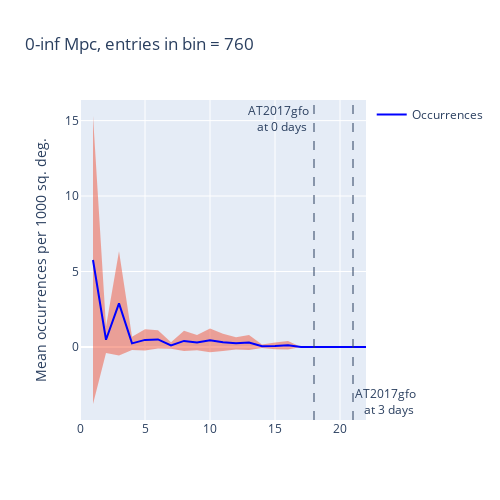
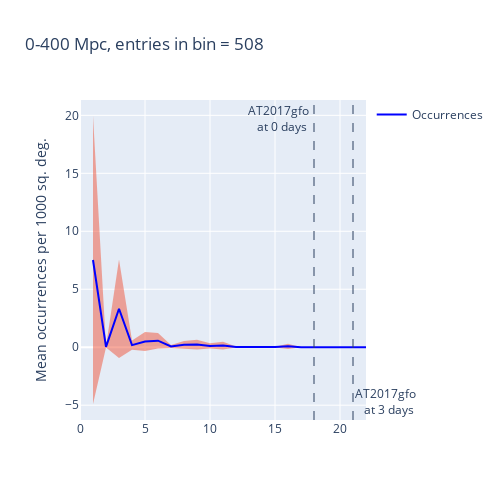
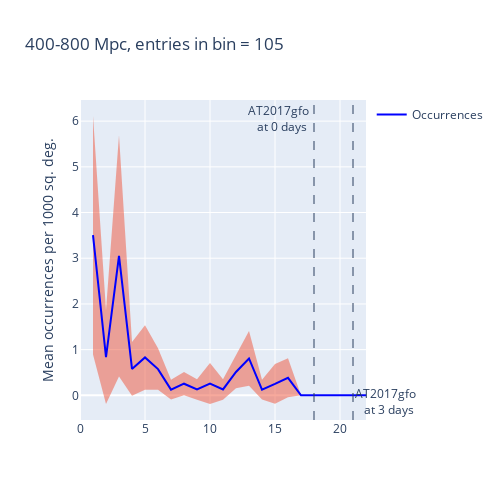
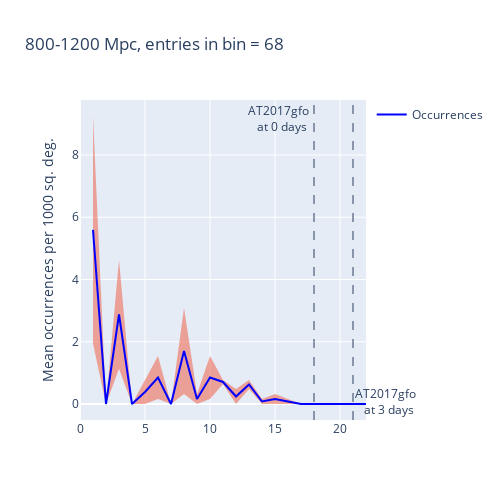

Notebook code cell kept with these figures, in order:
### Code cell
distance_mins = [0, 0, 400, 800, 1200, 1600]
distance_maxs = [np.inf, 400, 800, 1200, 1600, np.inf]
n = len(distance_mins)
m = len(distance_maxs)

binned_data = np.empty(m, dtype=pd.DataFrame)

gw170817_dict = {f"AT2017gfo <br> at 0 days" : 18, f"AT2017gfo <br> at 3 days": 21}
anno_pos = {f"AT2017gfo <br> at 0 days" : "top left", f"AT2017gfo <br> at 3 days": "bottom right"}

#print(binned_data)

for k in range(m):


    dist_min = distance_mins[k]
    dist_max = distance_maxs[k]
    #print(f"From {dist_min} to {dist_max} Mpc")


    kilonovaness_rate = pd.DataFrame(columns=["kilonovaness", "rate-1000", "std-1000", "entries"])
    #print(kilonovaness_rate.head())
    #print(data["kilonovaness"].unique())

    
    lim_data = rate_df.copy()[np.logical_and(rate_df["Map dist"] >= dist_min, rate_df["Map dist"] < dist_max)]
    #print(sum(lim_data["kn-count"]))

    #print(dist_min, dist_max, len(lim_data))
    for kilonovaness in lim_data["kilonovaness"].unique():
        #print(kilonovaness)
        tmp = lim_data.copy()[lim_data["kilonovaness"] == kilonovaness]

        #print(tmp)

        data_dict = {"kilonovaness": [float(kilonovaness)], "rate-1000": [np.mean(tmp["kn-1000-rate"].values)], "std-1000": [np.std(tmp["kn-1000-rate"].values)], "entries":[len(tmp["kn-1000-rate"].values)], "kn-count": [sum(tmp["kn-count"])]}
        #print(data_dict)
        mini_tmp = pd.DataFrame.from_dict(data_dict)

        kilonovaness_rate = pd.concat([kilonovaness_rate, mini_tmp])
        kilonovaness_rate = kilonovaness_rate.sort_values(by=["kilonovaness"], ascending=True)
    
    #print("kilonovaness rate", kilonovaness_rate)
    binned_data[k] = kilonovaness_rate
        
        # print(kilonovaness_rate)

#print(kilonovaness_rate.head(5))

#print(binned_data)


# fill plots
for col in range(m):
    #fig, ax = plt.subplots(figsize=(5,5))
    fig = go.Figure()
    if (binned_data[col] is not None):
        #print(), 20, 25

        binned_data[col]["minus"] = np.clip(binned_data[col]["rate-1000"]-binned_data[col]["std-1000"], 0, np.inf)
        binned_data[col]["plus"] = binned_data[col]["rate-1000"]+binned_data[col]["std-1000"]

        fig.add_trace(go.Scatter(
                                name='Upper Bound',
                                x=binned_data[col]["kilonovaness"],
                                y=binned_data[col]["plus"],
                                mode='lines',
                                marker=dict(color="#444"),
                                line=dict(width=0),
                                showlegend=False
                            ))
        fig.add_trace(go.Scatter(
                                name='Lower Bound',
                                x=binned_data[col]["kilonovaness"],
                                y=binned_data[col]["minus"],
                                #marker=dict(color="#444"),
                                line=dict(width=0),
                                mode='lines',
                                #fillcolor='red',
                                opacity=0.1,
                                fill='tonexty',
                                showlegend=False
                            ))
        
        fig.add_trace(go.Scatter(x=binned_data[col]["kilonovaness"], y=binned_data[col]["rate-1000"], name="Occurrences", line={"color": "blue"}))

    for day, kilo in gw170817_dict.items():
        fig.add_vline(x=kilo, line_width=1, line_dash="dash", annotation_text=day, annotation_position=anno_pos[day])

    fig.update_layout(width=500, 
                      height=500,
                      title=f"{distance_mins[col]}-{distance_maxs[col]} Mpc, entries in bin = {int(sum(binned_data[col]['kn-count']))}",
                      hovermode="x",
                      xaxis_range=(0, 22),
                      yaxis_title="Mean occurrences per 1000 sq. deg.")
    #fig.tight_layout()
    fig.show()

    filename = os.path.join(save_dir, f"kilonovaness_binned_{distance_mins[col]}_{distance_maxs[col]}.pdf")
    fig.write_image(filename)

### Figure 1 — Plotly figure (JSON) as saved in the notebook; plotly's stock layout.template omitted (floating-point values rounded to 4 significant figures)
{"data": [{"line": {"width": 0}, "marker": {"color": "#444"}, "mode": "lines", "name": "Upper Bound", "showlegend": false, "type": "scatter", "x": [1, 2, 3, 4, 5, 6, 7, 8, 9, 10, 11, 12, 13, 14, 15, 16, 17, 18, 19, 20, 21, 22, 23, 24], "y": [15.3, 1.349, 6.345, 0.68, 1.171, 1.101, 0.3052, 1.072, 0.7924, 1.229, 0.8781, 0.6463, 0.799, 0.1567, 0.2895, 0.3984, 0, 0, 0, 0, 0, 0, 0, 0]}, {"fill": "tonexty", "line": {"width": 0}, "mode": "lines", "name": "Lower Bound", "opacity": 0.1, "showlegend": false, "type": "scatter", "x": [1, 2, 3, 4, 5, 6, 7, 8, 9, 10, 11, 12, 13, 14, 15, 16, 17, 18, 19, 20, 21, 22, 23, 24], "y": [-3.782, -0.3986, -0.5712, -0.2082, -0.2353, -0.1069, -0.1131, -0.2714, -0.2128, -0.3591, -0.2692, -0.167, -0.2016, -0.06955, -0.1503, -0.1631, 0, 0, 0, 0, 0, 0, 0, 0]}, {"line": {"color": "blue"}, "name": "Occurrences", "type": "scatter", "x": [1, 2, 3, 4, 5, 6, 7, 8, 9, 10, 11, 12, 13, 14, 15, 16, 17, 18, 19, 20, 21, 22, 23, 24], "y": [5.761, 0.4753, 2.887, 0.2359, 0.4676, 0.4971, 0.09603, 0.4001, 0.2898, 0.4352, 0.3045, 0.2397, 0.2987, 0.04358, 0.06963, 0.1176, 0, 0, 0, 0, 0, 0, 0, 0]}], "layout": {"annotations": [{"showarrow": false, "text": "AT2017gfo <br> at 0 days", "x": 18, "xanchor": "right", "xref": "x", "y": 1, "yanchor": "top", "yref": "y domain"}, {"showarrow": false, "text": "AT2017gfo <br> at 3 days", "x": 21, "xanchor": "left", "xref": "x", "y": 0, "yanchor": "bottom", "yref": "y domain"}], "height": 500, "hovermode": "x", "shapes": [{"line": {"dash": "dash", "width": 1}, "type": "line", "x0": 18, "x1": 18, "xref": "x", "y0": 0, "y1": 1, "yref": "y domain"}, {"line": {"dash": "dash", "width": 1}, "type": "line", "x0": 21, "x1": 21, "xref": "x", "y0": 0, "y1": 1, "yref": "y domain"}], "title": {"text": "0-inf Mpc, entries in bin = 760"}, "width": 500, "xaxis": {"range": [0, 22]}, "yaxis": {"title": {"text": "Mean occurrences per 1000 sq. deg."}}}}

### Figure 2 — Plotly figure (JSON) as saved in the notebook; plotly's stock layout.template omitted (floating-point values rounded to 4 significant figures)
{"data": [{"line": {"width": 0}, "marker": {"color": "#444"}, "mode": "lines", "name": "Upper Bound", "showlegend": false, "type": "scatter", "x": [1, 2, 3, 4, 5, 6, 7, 8, 9, 10, 11, 12, 13, 14, 15, 16, 17, 18, 19, 20, 21, 22, 23, 24], "y": [19.94, 0.08965, 7.56, 0.5844, 1.304, 1.233, 0.2025, 0.5277, 0.6545, 0.3398, 0.4825, 0.06491, 0.06779, 0.07604, 0.04425, 0.3093, 0, 0, 0, 0, 0, 0, 0, 0]}, {"fill": "tonexty", "line": {"width": 0}, "mode": "lines", "name": "Lower Bound", "opacity": 0.1, "showlegend": false, "type": "scatter", "x": [1, 2, 3, 4, 5, 6, 7, 8, 9, 10, 11, 12, 13, 14, 15, 16, 17, 18, 19, 20, 21, 22, 23, 24], "y": [-4.897, -0.01784, -0.9244, -0.2163, -0.317, -0.1058, -0.05919, -0.106, -0.1943, -0.1086, -0.2046, -0.02249, -0.008883, -0.02536, -0.01655, -0.1546, 0, 0, 0, 0, 0, 0, 0, 0]}, {"line": {"color": "blue"}, "name": "Occurrences", "type": "scatter", "x": [1, 2, 3, 4, 5, 6, 7, 8, 9, 10, 11, 12, 13, 14, 15, 16, 17, 18, 19, 20, 21, 22, 23, 24], "y": [7.524, 0.0359, 3.318, 0.184, 0.4935, 0.5638, 0.07165, 0.2108, 0.2301, 0.1156, 0.1389, 0.02121, 0.02946, 0.02534, 0.01385, 0.07731, 0, 0, 0, 0, 0, 0, 0, 0]}], "layout": {"annotations": [{"showarrow": false, "text": "AT2017gfo <br> at 0 days", "x": 18, "xanchor": "right", "xref": "x", "y": 1, "yanchor": "top", "yref": "y domain"}, {"showarrow": false, "text": "AT2017gfo <br> at 3 days", "x": 21, "xanchor": "left", "xref": "x", "y": 0, "yanchor": "bottom", "yref": "y domain"}], "height": 500, "hovermode": "x", "shapes": [{"line": {"dash": "dash", "width": 1}, "type": "line", "x0": 18, "x1": 18, "xref": "x", "y0": 0, "y1": 1, "yref": "y domain"}, {"line": {"dash": "dash", "width": 1}, "type": "line", "x0": 21, "x1": 21, "xref": "x", "y0": 0, "y1": 1, "yref": "y domain"}], "title": {"text": "0-400 Mpc, entries in bin = 508"}, "width": 500, "xaxis": {"range": [0, 22]}, "yaxis": {"title": {"text": "Mean occurrences per 1000 sq. deg."}}}}

### Figure 3 — Plotly figure (JSON) as saved in the notebook; plotly's stock layout.template omitted (floating-point values rounded to 4 significant figures)
{"data": [{"line": {"width": 0}, "marker": {"color": "#444"}, "mode": "lines", "name": "Upper Bound", "showlegend": false, "type": "scatter", "x": [1, 2, 3, 4, 5, 6, 7, 8, 9, 10, 11, 12, 13, 14, 15, 16, 17, 18, 19, 20, 21, 22, 23, 24], "y": [6.112, 1.863, 5.691, 1.168, 1.533, 1.028, 0.3419, 0.5091, 0.3535, 0.7069, 0.3535, 0.8643, 1.406, 0.3419, 0.6837, 0.8118, 0, 0, 0, 0, 0, 0, 0, 0]}, {"fill": "tonexty", "line": {"width": 0}, "mode": "lines", "name": "Lower Bound", "opacity": 0.1, "showlegend": false, "type": "scatter", "x": [1, 2, 3, 4, 5, 6, 7, 8, 9, 10, 11, 12, 13, 14, 15, 16, 17, 18, 19, 20, 21, 22, 23, 24], "y": [0.8955, -0.1886, 0.4132, -0.01097, 0.1243, 0.1209, -0.0916, -7.077e-05, -0.09471, -0.1894, -0.09471, 0.1562, 0.2077, -0.0916, -0.1832, -0.04399, 0, 0, 0, 0, 0, 0, 0, 0]}, {"line": {"color": "blue"}, "name": "Occurrences", "type": "scatter", "x": [1, 2, 3, 4, 5, 6, 7, 8, 9, 10, 11, 12, 13, 14, 15, 16, 17, 18, 19, 20, 21, 22, 23, 24], "y": [3.504, 0.8373, 3.052, 0.5786, 0.8288, 0.5743, 0.1251, 0.2545, 0.1294, 0.2588, 0.1294, 0.5102, 0.8068, 0.1251, 0.2503, 0.3839, 0, 0, 0, 0, 0, 0, 0, 0]}], "layout": {"annotations": [{"showarrow": false, "text": "AT2017gfo <br> at 0 days", "x": 18, "xanchor": "right", "xref": "x", "y": 1, "yanchor": "top", "yref": "y domain"}, {"showarrow": false, "text": "AT2017gfo <br> at 3 days", "x": 21, "xanchor": "left", "xref": "x", "y": 0, "yanchor": "bottom", "yref": "y domain"}], "height": 500, "hovermode": "x", "shapes": [{"line": {"dash": "dash", "width": 1}, "type": "line", "x0": 18, "x1": 18, "xref": "x", "y0": 0, "y1": 1, "yref": "y domain"}, {"line": {"dash": "dash", "width": 1}, "type": "line", "x0": 21, "x1": 21, "xref": "x", "y0": 0, "y1": 1, "yref": "y domain"}], "title": {"text": "400-800 Mpc, entries in bin = 105"}, "width": 500, "xaxis": {"range": [0, 22]}, "yaxis": {"title": {"text": "Mean occurrences per 1000 sq. deg."}}}}

### Figure 4 — Plotly figure (JSON) as saved in the notebook; plotly's stock layout.template omitted (floating-point values rounded to 4 significant figures)
{"data": [{"line": {"width": 0}, "marker": {"color": "#444"}, "mode": "lines", "name": "Upper Bound", "showlegend": false, "type": "scatter", "x": [1, 2, 3, 4, 5, 6, 7, 8, 9, 10, 11, 12, 13, 14, 15, 16, 17, 18, 19, 20, 21, 22, 23, 24], "y": [9.252, 0, 4.626, 0, 0.771, 1.542, 0, 3.084, 0.3226, 1.542, 0.771, 0.4839, 0.771, 0.1613, 0.3226, 0.1613, 0, 0, 0, 0, 0, 0, 0, 0]}, {"fill": "tonexty", "line": {"width": 0}, "mode": "lines", "name": "Lower Bound", "opacity": 0.1, "showlegend": false, "type": "scatter", "x": [1, 2, 3, 4, 5, 6, 7, 8, 9, 10, 11, 12, 13, 14, 15, 16, 17, 18, 19, 20, 21, 22, 23, 24], "y": [1.936, 0, 1.129, 0, 0, 0.1613, 0, 0.3226, 0, 0.1613, 0.6452, 0, 0.4839, 0, 0, 0, 0, 0, 0, 0, 0, 0, 0, 0]}, {"line": {"color": "blue"}, "name": "Occurrences", "type": "scatter", "x": [1, 2, 3, 4, 5, 6, 7, 8, 9, 10, 11, 12, 13, 14, 15, 16, 17, 18, 19, 20, 21, 22, 23, 24], "y": [5.594, 0, 2.878, 0, 0.3855, 0.8517, 0, 1.703, 0.1613, 0.8517, 0.7081, 0.242, 0.6275, 0.08065, 0.1613, 0.08065, 0, 0, 0, 0, 0, 0, 0, 0]}], "layout": {"annotations": [{"showarrow": false, "text": "AT2017gfo <br> at 0 days", "x": 18, "xanchor": "right", "xref": "x", "y": 1, "yanchor": "top", "yref": "y domain"}, {"showarrow": false, "text": "AT2017gfo <br> at 3 days", "x": 21, "xanchor": "left", "xref": "x", "y": 0, "yanchor": "bottom", "yref": "y domain"}], "height": 500, "hovermode": "x", "shapes": [{"line": {"dash": "dash", "width": 1}, "type": "line", "x0": 18, "x1": 18, "xref": "x", "y0": 0, "y1": 1, "yref": "y domain"}, {"line": {"dash": "dash", "width": 1}, "type": "line", "x0": 21, "x1": 21, "xref": "x", "y0": 0, "y1": 1, "yref": "y domain"}], "title": {"text": "800-1200 Mpc, entries in bin = 68"}, "width": 500, "xaxis": {"range": [0, 22]}, "yaxis": {"title": {"text": "Mean occurrences per 1000 sq. deg."}}}}
